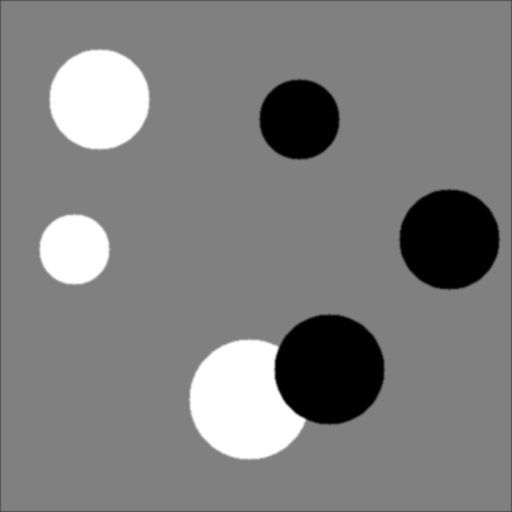
#> input picture images/circlesBrightDark.png, 512 x 512 px
$ python Fig3.py   (older library calls are emulated)
#> lines starting #> are read from the running program, lines starting #| are printed output that depends on the picture
### utils_DWT/NoiseExtract.py
# 需安装pywavelets
import numpy as np
import cv2
import matplotlib.pyplot as plt
import math
import pywt


def NoiseExtract(img, qmf, sigma, L=4):

    height, width = img.shape[0], img.shape[1]
    img = img.astype(np.float32)
    # 小波变换要求输入图像的宽，高都要被 2^L 整除，不能整除的话要进行填充
    m = np.power(2,L)
    nr = math.ceil(height / m) * m
    nc = math.ceil(width / m) * m
    padr = ((nr-height)/2).astype(np.int)
    padc = ((nc-width)/2).astype(np.int)
    img_pad = np.pad(img, ((padr, padr), (padc, padc)), 'symmetric')
    # plt.figure(figsize=(3, 3))
    # plt.imshow(np.array(img_pad,dtype='uint8'), cmap="gray", vmin=0, vmax=255)
    # plt.show()
    NoiseVar = np.power(sigma, 2)
    ## 小波变换结果和Matlab wavedec2相同，但和mdwt有区别，是因为filter的方向和shift的关系
    ## 效果上无差别

    #小波分解
    wave_trans = pywt.wavedec2(img_pad, 'db4', level=L, mode='periodization')

    LL = wave_trans[0]
    # 将低频分量用0代替
    wave_trans_dn=[np.zeros_like(LL, dtype=np.float32)]
    for i in range(1, L + 1):
        HH = wave_trans[i][2]
        LH = wave_trans[i][1]
        HL = wave_trans[i][0]
        # 此处要理解wave_trans的结构，对小波系数进行去噪，这是整个算法的灵魂所在
        temp3 = WaveNoise(HH, NoiseVar)
        temp2 = WaveNoise(LH, NoiseVar)
        temp1 = WaveNoise(HL, NoiseVar)
        t = (temp1, temp2, temp3)
        wave_trans_dn.append(t)

    rec_im = pywt.waverec2(wave_trans_dn, 'db4', mode='periodization')
    image_noise = rec_im[padr:(padr + height), padc: (padc + width)]
    return image_noise
    # return wave_im
    # wave_trans = mdwt(img_pad, qmf, L);


# 算法思想：相邻小波系数之间具有相关性，具体来说就是小波系数的局部方差是平稳的：一块变化剧烈的小波系数周围
# 区域的小波系数变化往往也会剧烈，一块平坦的小波系数周围区域的小波系数往往也会平坦
def WaveNoise(coef, NoiseVar):
    # 因为小波系数每个区域的均值约为0，D(X) = E(X^2)-(E(X)^2) =E(X^2)
    # 所以EstVar1就是局部方差
    tc = coef*coef
    # cv2.blur() 是求邻域均值
    EstVar1 = cv2.blur(tc, (3, 3))
    # 把方差小于NoiseVar的值置为0，这就是去噪
    temp = EstVar1 - NoiseVar
    coefVar = np.maximum(temp,0)
    # 为了算法更可靠，我们用不同大小的窗口来计算方差，取其中的最小值为最终的方差
    for w in range(5, 10, 2):
        EstVar1 = cv2.blur(tc, (w, w))
        temp = EstVar1- NoiseVar
        EstVar = np.maximum(temp,0)
        coefVar = np.minimum(coefVar, EstVar)

    # 理解这个公式，coefVar=0 时，说明这个位置小波系数全部是噪声，所以tc =coef
    #               coefVar>>NoiseVar时，说明这个位置小波系数主要是图像纹理，所以tc = 0
    tc = (coef * NoiseVar)/(coefVar + NoiseVar)
    return tc

### utils_DTCWT/NoiseExtract_DTCWT.py
# dtcwt packeage is needed, 'https://dtcwt.readthedocs.io/en/0.12.0/index.html'
import numpy as np
import cv2
import matplotlib.pyplot as plt
import math

import dtcwt


def NoiseExtract_DTCWT(img, sigma, L=4):
    NoiseVar = np.power(sigma, 2)
    # Note for DTCWT, two wavelets should be specified, one for the first level, the other for level>=2
    # you are free to try other wavelets, e.g., 'legall', 'near_sym_b'
    dtcwt2D = dtcwt.Transform2d(biort='near_sym_a', qshift='qshift_06')
    img_dtcwt_coe = dtcwt2D.forward(img, nlevels=L)
    Low_band = img_dtcwt_coe.lowpass
    High_band = img_dtcwt_coe.highpasses
    High_band_noise = np.copy(High_band)      # noise component of High frequency bands

    for i in range(0, L):
        B0 = High_band[i][:, :, 0]
        B1 = High_band[i][:, :, 1]
        B2 = High_band[i][:, :, 2]
        B3 = High_band[i][:, :, 3]
        B4 = High_band[i][:, :, 4]
        B5 = High_band[i][:, :, 5]
        # 此处要理解cwt的结构，对复小波系数进行去噪，这是整个算法的灵魂所在
        noise_B0 = WaveNoise_abs(B0, NoiseVar)
        noise_B1 = WaveNoise_abs(B1, NoiseVar)
        noise_B2 = WaveNoise_abs(B2, NoiseVar)
        noise_B3 = WaveNoise_abs(B3, NoiseVar)
        noise_B4 = WaveNoise_abs(B4, NoiseVar)
        noise_B5 = WaveNoise_abs(B5, NoiseVar)

        High_band_noise[i][:, :, 0] = noise_B0
        High_band_noise[i][:, :, 1] = noise_B1
        High_band_noise[i][:, :, 2] = noise_B2
        High_band_noise[i][:, :, 3] = noise_B3
        High_band_noise[i][:, :, 4] = noise_B4
        High_band_noise[i][:, :, 5] = noise_B5

    img_dtcwt_coe.highpasses = High_band_noise
    # We only interest the noise component, thus set the low-frequency component to zero,
    img_dtcwt_coe.lowpass[:, :] = 0
    noise_reconstruct = dtcwt2D.inverse(img_dtcwt_coe)

    return noise_reconstruct


# 算法思想：相邻小波系数之间具有相关性，具体来说就是小波系数的局部方差是平稳的：一块变化剧烈的小波系数周围
# 区域的小波系数变化往往也会剧烈，一块平坦的小波系数周围区域的小波系数往往也会平坦
# [20 lines left out: function WaveNoise_abs, not called in this run]

### Fig3.py
# H. Zeng, MDM Morteza, M. Goljan, 2023
# Current DTCWT package (python) does not support customized extension mode as Matlab.
# Packages
import numpy as np
from matplotlib import pyplot as plt
from skimage import io

from utils_DWT.NoiseExtract import NoiseExtract
from utils_DTCWT.NoiseExtract_DTCWT import NoiseExtract_DTCWT

# 1 读入图片并裁剪
clean = io.imread('images/circlesBrightDark.png')
#> clean is the input picture: shape (512, 512); min 0, max 255, mean 127.1
clean = clean[350:350 + 128, 200:200 + 128].astype(np.float32)
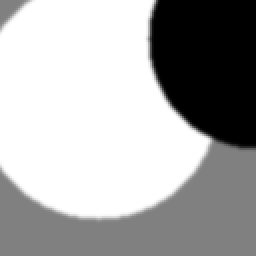
#> clean: shape (128, 128) float32 (shown 2 times larger); min 0, max 255, mean 170.3
# 2 Parameters
iter = 200
sigma = 5  # 5, 20
L = 4
qmf = [.230377813309, .714846570553, .630880767930, -0.027983769417,
       -0.187034811719, .030841381836, .032883011667, -0.010597401785]
Similarity_dwt = np.zeros([128, 128], dtype=np.float32)
Similarity_dtcwt = np.zeros([128, 128], dtype=np.float32)

# 3 Calculate the S-map, Dark area indicates low PRNU quality
for i in range(iter):
    if i % 10 == 0:
        print(i)
    Fingerprint = sigma * np.random.randn(128, 128)
    noisy = clean + Fingerprint
    noisy = np.clip(noisy, 0, 255)  # Python 和 Matlab 的uint8()不同

    noise = NoiseExtract(noisy, qmf, sigma, L)
#> (the run stopped early here; a loop or call above may not have finished)
